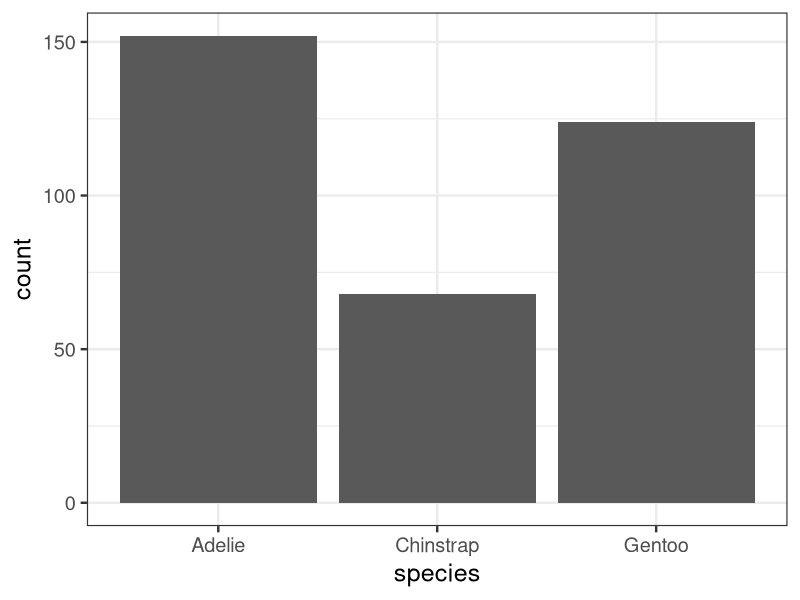
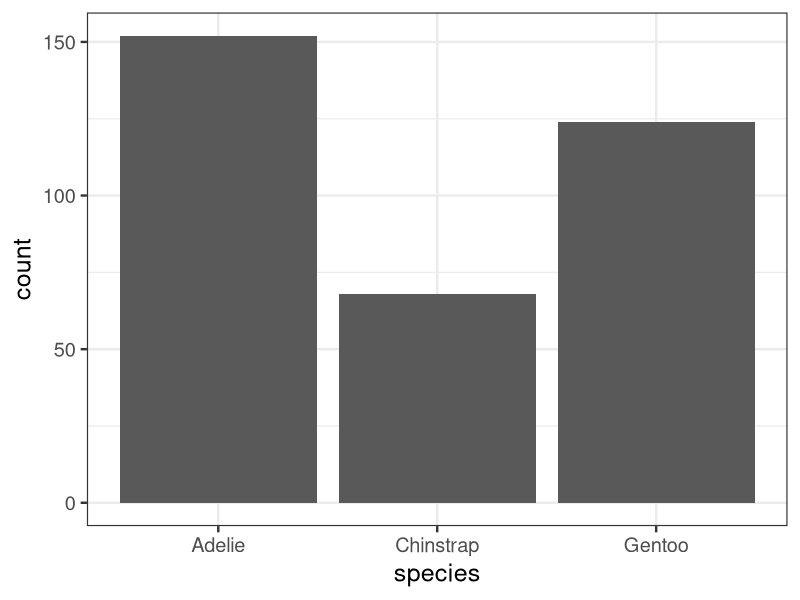
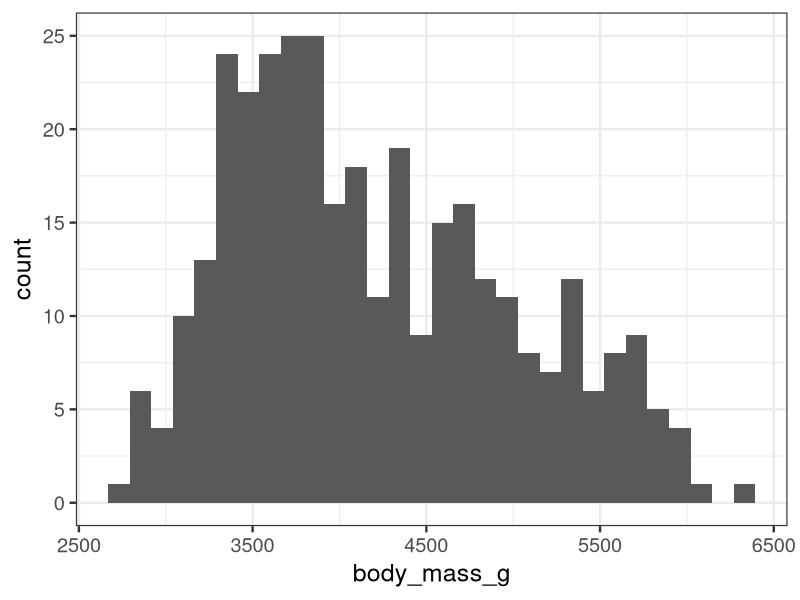
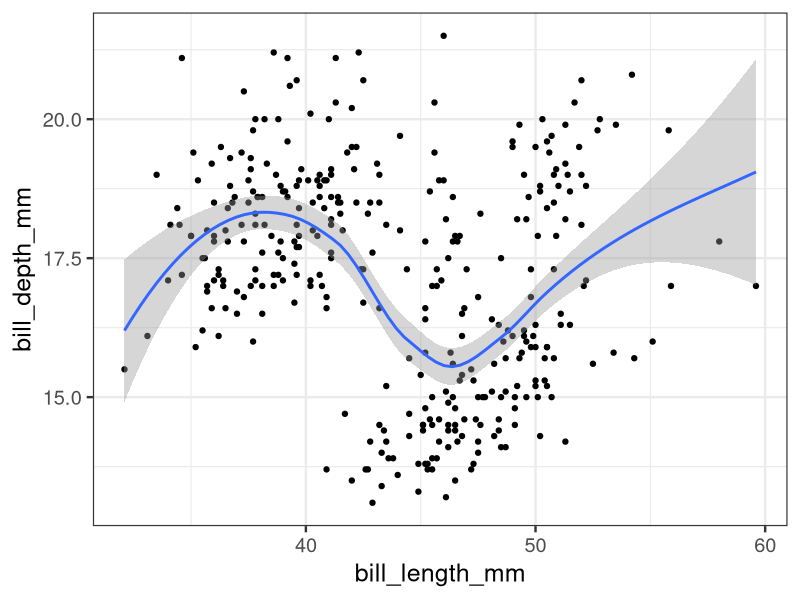
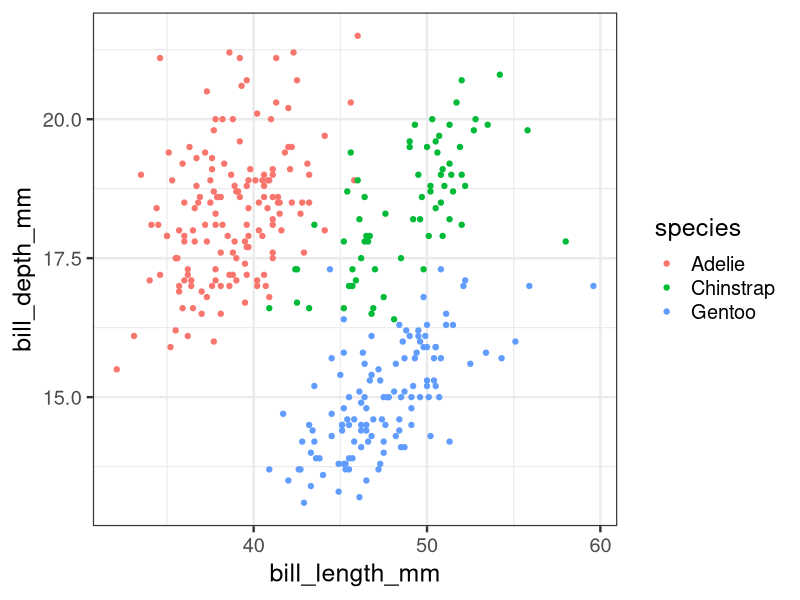

Reproduce these figures in R, in order.
## ---- chunk 1
library(tidyverse)
library(palmerpenguins)
theme_set(theme_bw(18))

## ---- chunk 2
glimpse(penguins)

## ---- chunk 3
table(penguins$species, penguins$island)

## ---- chunk 4
penguins %>% 
  count(species, island)

## ---- chunk 5
#| label: q1

penguins %>% 
  count(species, island) %>% 
  pivot_wider(names_from = island, 
              values_from = n,
              values_fill = 0)

## ---- chunk 6
species_island_table <- table(penguins$species, penguins$island)
addmargins(species_island_table)

## ---- chunk 7
# Row proportions
prop.table(species_island_table, margin = 1)
# Column proportions
prop.table(species_island_table, margin = 2)

## ---- chunk 8
#| label: q2

# The row proportions
penguins %>% 
  count(species, island) %>% 
  group_by(species) %>% 
  mutate(prop = n / sum(n))

# What would I change to get the *column* proportions
penguins %>% 
  count(species, island) %>% 
  group_by(island) %>% 
  mutate(prop = n / sum(n))

## ---- chunk 9
ggplot(penguins, aes(species)) +
  geom_bar()

## ---- chunk 10
#| label: q3

ggplot(penguins, aes(species, fills = island)) +
  geom_bar()

## ---- chunk 11
penguins %>% 
  ggplot(aes(body_mass_g)) +
  geom_histogram()

## ---- chunk 12
#| label: q6

body_masses <- penguins$body_mass_g[!is.na(penguins$body_mass_g)]
mean_mass <- mean(body_masses)
sd_mass <- sd(body_masses)

win1sd <- mean(body_masses >= mean_mass - sd_mass & body_masses <= mean_mass + sd_mass)

win2sd <- mean(body_masses >= mean_mass - 2 * sd_mass & body_masses <= mean_mass + 2 * sd_mass)

## ---- chunk 13
penguins %>% 
  ggplot(aes(bill_length_mm, bill_depth_mm)) +
  geom_point() +
  geom_smooth()

## ---- chunk 14
#| label: q7

penguins %>% 
  ggplot(aes(bill_length_mm, bill_depth_mm, color = species)) +
  geom_point()

